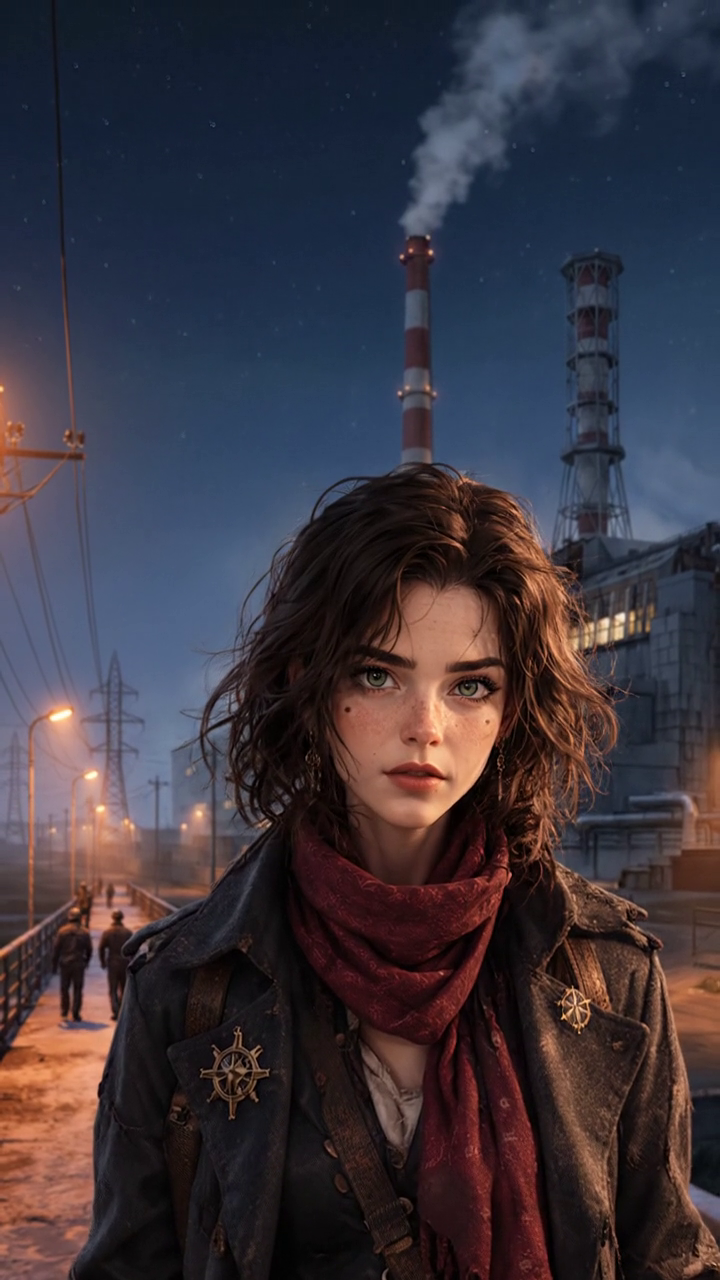
#> input picture episodes/EP01_chernobyl_night/refs/vera_EP01_costume_from_K01.png, 720 x 1280 px, given in place of sheet2.png, which was not available
$ python crops2.py ../../../episodes/EP01_chernobyl_night/refs
#> lines starting #> are read from the running program, lines starting #| are printed output that depends on the picture
import sys, numpy as np
from PIL import Image, ImageFilter
from scipy import ndimage
D = sys.argv[1]
sh = Image.open(f"{D}/sheet2.png").convert("RGB")
#> sh is the input picture: PIL image 720x1280 RGB; mean R, G, B 60.2, 53.6, 62.6
B = {"p_calm":(0,0,212,302),"p_conf":(203,0,401,302),"p_puzzled":(395,0,630,302),"p_angry":(615,0,880,302),
     "p_smirk":(870,0,1075,302),"p_shock":(1066,0,1310,302),"p_point":(1300,0,1536,302),
     "k_bc":(15,370,215,935),"k_gosh":(215,370,415,935),"k_liquid":(415,370,610,935),
     "i_knight":(660,375,865,565),"i_score":(865,395,1160,540),"i_crypto":(1165,380,1495,555),
     "i_ban":(640,560,945,695),"i_yes":(965,570,1250,690),"i_q":(1270,565,1505,700),
     "i_au":(620,700,795,808),"i_mn":(815,700,990,815),"b_white":(1005,700,1185,800),"b_yel":(1175,700,1355,800),"b_red":(1335,700,1530,810),
     "i_avatar":(655,812,875,1015),"i_sub":(915,850,1410,1005)}
BORDER={'k_bc','i_yes'}
import os; os.makedirs(f"{D}/cut", exist_ok=True)
for n,b in B.items():
    im = np.array(sh.crop(b)).astype(int)
    r,g,bl = im[...,0],im[...,1],im[...,2]
    green = (g > 170) & (g - r > 90) & (g - bl > 90)
    fg = ~green
    if n in BORDER:
        lb, _ = ndimage.label(green); e = set(np.unique(np.concatenate([lb[0],lb[-1],lb[:,0],lb[:,-1]]))) - {0}
        fg = ~np.isin(lb, list(e))
        szs = ndimage.sum(green, lb, range(1, lb.max()+1))
        fg &= ~np.isin(lb, [i+1 for i,z in enumerate(szs) if z > 1500])
    lab, k = ndimage.label(fg)
    if k:
        sizes = ndimage.sum(fg, lab, range(1, k+1)); big = sizes.max()
        H_, W_ = fg.shape
        ok = []
        for i, sl in enumerate(ndimage.find_objects(lab)):
            sz = sizes[i]
            edge = sl[1].start == 0 or sl[1].stop == W_ or sl[0].start == 0
            if sz == big or (sz > big * 0.04 and not (edge and sz < big * 0.3)): ok.append(i + 1)
        keep = np.isin(lab, ok)
    else: keep = fg
    a = Image.fromarray((keep*255).astype(np.uint8)).filter(ImageFilter.MinFilter(3)).filter(ImageFilter.GaussianBlur(0.8))
    # despill
    im2 = im.copy(); gl = np.minimum(im2[...,1], np.maximum(im2[...,0], im2[...,2]) + 30); edge = np.array(a) < 250
    im2[...,1] = np.where(edge, gl, im2[...,1])
    out = Image.fromarray(im2.astype(np.uint8)).convert("RGBA"); out.putalpha(a)
    out = out.crop(out.getbbox()); out.save(f"{D}/cut/{n}.png")
#> this loop made 23 passes
#> (sizes, big) on passes 1 to 12: ([64024], 64024), ([59796], 59796), ([70970], 70970), ([80030], 80030), ([61910], 61910), ([73688], 73688), ([71272], 71272), ([113000], 113000), ([113000], 113000), ([110175], 110175), ([38950], 38950), ([42775], 42775)
#> pass 1, `im = np.array(sh.crop(b)).astype(int)`:
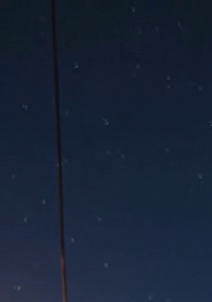
#> im: shape (302, 212, 3) int64; mean R, G, B 24.3, 35.3, 55.3
#> pass 1, `r,g,bl = im[...,0],im[...,1],im[...,2]`:
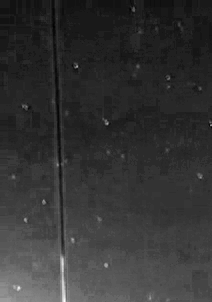
#> r: shape (302, 212) int64; min 10, max 80, mean 24.3; drawn with min black and max white
#> pass 1, `r,g,bl = im[...,0],im[...,1],im[...,2]`:
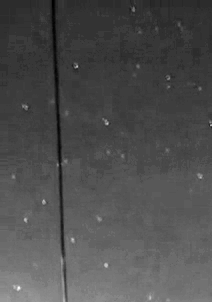
#> g: shape (302, 212) int64; min 14, max 83, mean 35.3; drawn with min black and max white
#> pass 1, `r,g,bl = im[...,0],im[...,1],im[...,2]`:
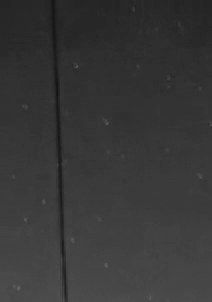
#> bl: shape (302, 212) int64; min 20, max 103, mean 55.3
#> after the loop: a: PIL image 495x155 L; every value is 255
#> after the loop: edge: shape (155, 495) bool; every value is 0
#> after the loop: fg: shape (155, 495) bool; every value is 1
#> after the loop: im2: shape (155, 495, 3) int64; every value is 0
#> after the loop: lab: shape (155, 495) int32; every value is 1
#> after the loop: lb: shape (120, 285) int32; every value is 0
print("ok")
# trim separated slivers: keep the widest run of non-empty columns/rows
def run(v):
    best=(0,0); s=None
    for i,x in enumerate(list(v)+[0]):
        if x>0 and s is None: s=i
        if x==0 and s is not None:
            if i-s>best[1]-best[0]: best=(s,i)
            s=None
    return best
for n in B:
    im=Image.open(f"{D}/cut/{n}.png"); a=np.array(im.getchannel("A"))>40
#> after `a = np.array(im.getchannel('A')) > 40`: a: shape (302, 212) bool; every value is 1
    if n.startswith("b_"): continue
    c0,c1=run(a.sum(0)); r0,r1=run(a[:,c0:c1].sum(1))
#> the loop in run, `for i,x in enumerate(list(v)+[0]):` made 213 passes
#> best on pass 213: (0, 212)
#> after `c0, c1 = run(a.sum(0))`: c0 = 0; c1 = 212
#> the loop in run (call 2), `for i,x in enumerate(list(v)+[0]):` made 303 passes
#> best on pass 303: (0, 302)
#> after `r0, r1 = run(a[:, c0:c1].sum(1))`: r0 = 0; r1 = 302
    if n=="p_puzzled": r0,r1=0,a.shape[0]
    im=im.crop((c0,r0,c1,r1))
    al=np.array(im.getchannel("A")); m=np.zeros_like(al); m[:]=al
#> after `al = np.array(im.getchannel('A'))`: al: shape (302, 212); every value is 255
    im.save(f"{D}/cut/{n}.png")
print("trim ok")
